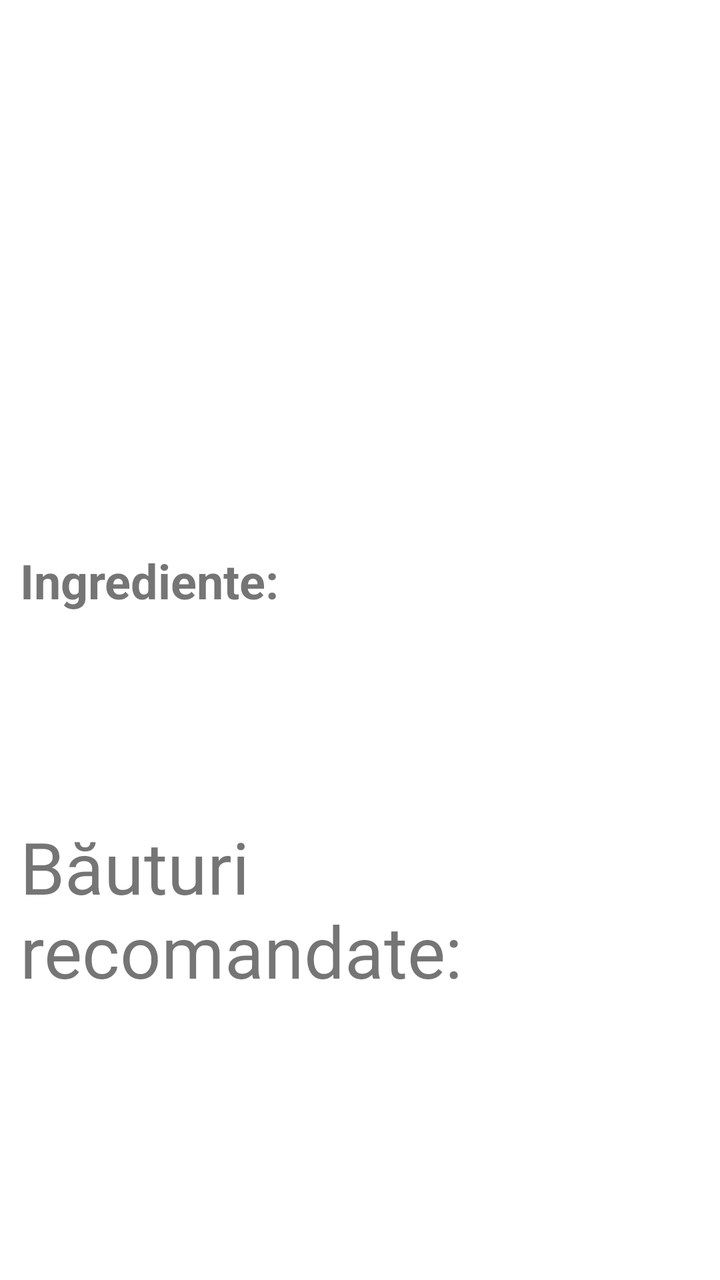
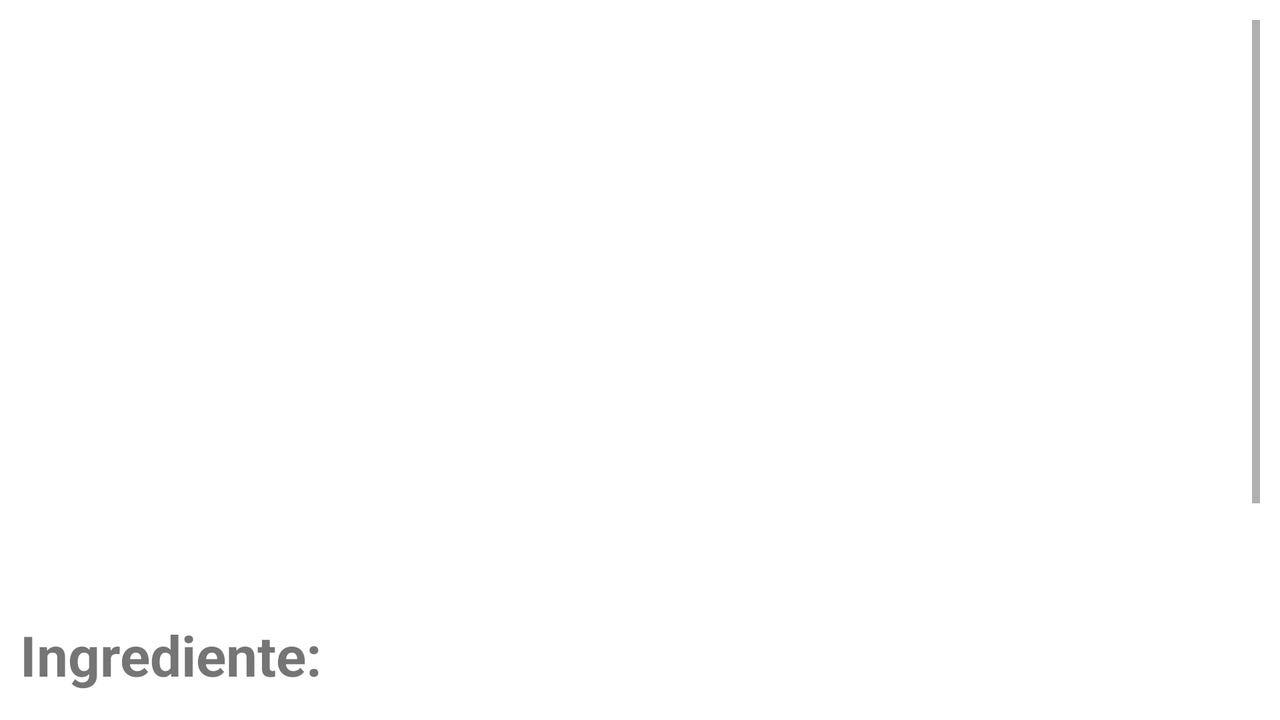

First picture: res/layout/ on a phone held upright. Second picture: the repository's own variant of that layout, on a device whose configuration matches the variant's folder. Source for both follows.
<!-- AndroidManifest.xml: application theme Theme.Recipes -->
<!-- res/layout/fragment_recipe_details.xml -->
<?xml version="1.0" encoding="utf-8"?>
<ScrollView xmlns:android="http://schemas.android.com/apk/res/android"
    xmlns:app="http://schemas.android.com/apk/res-auto"
    xmlns:tools="http://schemas.android.com/tools"
    android:layout_width="match_parent"
    android:layout_height="match_parent"
    android:padding="10dp"
    android:theme="@style/NoActionBarTheme"
    tools:context="com.cookcraft.fragment.RecipeDetailsFragment">

    <androidx.constraintlayout.widget.ConstraintLayout
        android:layout_width="match_parent"
        android:layout_height="wrap_content"
        android:orientation="vertical">

        <TextView
            android:id="@+id/tvRecipeTitle"
            android:layout_width="match_parent"
            android:layout_height="wrap_content"
            android:gravity="center"
            android:textSize="40sp"
            android:textStyle="bold"
            app:layout_constraintEnd_toEndOf="parent"
            app:layout_constraintStart_toStartOf="parent"
            app:layout_constraintTop_toTopOf="parent" />

        <ImageView
            android:id="@+id/imgRecipe"
            android:layout_width="150dp"
            android:layout_height="150dp"
            android:background="@drawable/recipe_image_style"
            android:padding="5dp"
            app:layout_constraintStart_toStartOf="@id/tvRecipeTitle"
            app:layout_constraintTop_toBottomOf="@id/tvRecipeTitle" />

        <TextView
            android:id="@+id/tvRecipeTimers"
            android:layout_width="0dp"
            android:layout_height="wrap_content"
            android:autoSizeMaxTextSize="36sp"
            android:autoSizeMinTextSize="16sp"
            android:autoSizeTextType="uniform"
            android:padding="5dp"
            android:textSize="20sp"
            app:layout_constraintEnd_toEndOf="parent"
            app:layout_constraintStart_toEndOf="@id/imgRecipe"
            app:layout_constraintTop_toTopOf="@id/imgRecipe" />


        <TextView
            android:id="@+id/tvRecipeDescription"
            android:layout_width="match_parent"
            android:layout_height="wrap_content"
            android:textSize="24sp"
            app:layout_constraintEnd_toEndOf="parent"
            app:layout_constraintStart_toStartOf="parent"
            app:layout_constraintTop_toBottomOf="@id/imgRecipe" />


        <TextView
            android:id="@+id/tvRecipeIngredients"
            android:layout_width="match_parent"
            android:layout_height="wrap_content"
            android:autoSizeMaxTextSize="48sp"
            android:autoSizeMinTextSize="20sp"
            android:text="@string/ingrediente"
            android:textSize="24sp"
            app:layout_constraintEnd_toEndOf="parent"
            app:layout_constraintStart_toStartOf="parent"
            app:layout_constraintTop_toBottomOf="@id/tvRecipeDescription" />

        <TextView
            android:id="@+id/tvRecipeInstructions"
            android:layout_width="0dp"
            android:layout_height="wrap_content"
            android:autoSizeMaxTextSize="64sp"
            android:autoSizeMinTextSize="16sp"
            android:textSize="24sp"
            app:layout_constraintEnd_toEndOf="parent"
            app:layout_constraintStart_toStartOf="parent"
            app:layout_constraintTop_toBottomOf="@id/tvRecipeIngredients" />

        <TextView
            android:id="@+id/tvBeverageSuggestions"
            android:layout_width="match_parent"
            android:layout_height="wrap_content"
            android:text="@string/bauturi_recomandate"
            android:textSize="36sp"
            app:layout_constraintEnd_toEndOf="parent"
            app:layout_constraintStart_toStartOf="parent"
            app:layout_constraintTop_toBottomOf="@id/tvRecipeInstructions" />

        <androidx.recyclerview.widget.RecyclerView
            android:id="@+id/recyclerViewGrid"
            android:layout_width="match_parent"
            android:layout_height="wrap_content"
            app:layout_constraintTop_toBottomOf="@id/tvBeverageSuggestions" />

    </androidx.constraintlayout.widget.ConstraintLayout>

</ScrollView>
<!-- resources referenced by this layout -->
<resources>
  <!-- drawable recipe_image_style (drawable) -->
  <?xml version="1.0" encoding="utf-8"?>
  <shape xmlns:android="http://schemas.android.com/apk/res/android">
      <corners android:radius="5dp" />
      <solid android:color="@color/rosewood_red" />
  </shape>
  <string name="bauturi_recomandate">\nBăuturi recomandate:</string>
  <string name="ingrediente"><b>\nIngrediente:\n</b></string>
  <style name="NoActionBarTheme" parent="@style/Theme.AppCompat.DayNight">
          <item name="android:windowNoTitle">true</item>
          <item name="windowActionBar">false</item>
      </style>
  <style name="Theme.Recipes" parent="Theme.MaterialComponents.DayNight.DarkActionBar">
          
          <item name="colorPrimary">@color/salmon_red</item>
          <item name="colorPrimaryVariant">@color/vermilion_red</item>
          <item name="colorOnPrimary">@color/white</item>
          
          <item name="colorSecondary">@color/teal_200</item>
          <item name="colorSecondaryVariant">@color/teal_700</item>
          <item name="colorOnSecondary">@color/black</item>
          
          <item name="android:statusBarColor">?attr/colorPrimaryVariant</item>
          
      </style>
  <color name="salmon_red">#FA8072</color>
  <color name="vermilion_red">#E34234</color>
  <color name="white">#FFFFFFFF</color>
  <color name="teal_200">#FF03DAC5</color>
  <color name="teal_700">#FF018786</color>
  <color name="black">#FF000000</color>
</resources>
<!-- res/layout-land/fragment_recipe_details.xml (the author's variant of the layout above) -->
<!-- drawn on the phone turned sideways -->
<?xml version="1.0" encoding="utf-8"?>
<ScrollView xmlns:android="http://schemas.android.com/apk/res/android"
    xmlns:app="http://schemas.android.com/apk/res-auto"
    xmlns:tools="http://schemas.android.com/tools"
    android:layout_width="match_parent"
    android:layout_height="match_parent"
    android:padding="10dp"
    android:theme="@style/NoActionBarTheme"
    tools:context="com.cookcraft.fragment.RecipeDetailsFragment">

    <androidx.constraintlayout.widget.ConstraintLayout
        android:layout_width="match_parent"
        android:layout_height="wrap_content"
        android:orientation="vertical">

        <TextView
            android:id="@+id/tvRecipeTitle"
            android:layout_width="match_parent"
            android:layout_height="wrap_content"
            android:gravity="center"
            android:textSize="40sp"
            android:textStyle="bold"
            app:layout_constraintEnd_toEndOf="parent"
            app:layout_constraintStart_toStartOf="parent"
            app:layout_constraintTop_toTopOf="parent" />

        <ImageView
            android:id="@+id/imgRecipe"
            android:layout_width="175dp"
            android:layout_height="175dp"
            android:background="@drawable/recipe_image_style"
            android:padding="5dp"
            app:layout_constraintStart_toStartOf="@id/tvRecipeTitle"
            app:layout_constraintTop_toBottomOf="@id/tvRecipeTitle" />

        <TextView
            android:id="@+id/tvRecipeTimers"
            android:layout_width="0dp"
            android:layout_height="0dp"
            android:autoSizeMaxTextSize="32sp"
            android:autoSizeMinTextSize="16sp"
            android:autoSizeTextType="uniform"
            android:padding="5dp"
            android:textSize="20sp"
            app:layout_constraintBottom_toTopOf="@id/tvRecipeDescription"
            app:layout_constraintEnd_toEndOf="parent"
            app:layout_constraintStart_toEndOf="@id/imgRecipe"
            app:layout_constraintTop_toTopOf="@id/imgRecipe" />


        <TextView
            android:id="@+id/tvRecipeDescription"
            android:layout_width="match_parent"
            android:layout_height="wrap_content"
            android:textSize="28sp"
            app:layout_constraintEnd_toEndOf="parent"
            app:layout_constraintStart_toStartOf="parent"
            app:layout_constraintTop_toBottomOf="@id/imgRecipe" />


        <TextView
            android:id="@+id/tvRecipeIngredients"
            android:layout_width="match_parent"
            android:layout_height="wrap_content"
            android:autoSizeMaxTextSize="64sp"
            android:autoSizeMinTextSize="20sp"
            android:autoSizeTextType="uniform"
            android:text="@string/ingrediente"
            android:textSize="28sp"
            app:layout_constraintEnd_toEndOf="parent"
            app:layout_constraintStart_toStartOf="parent"
            app:layout_constraintTop_toBottomOf="@id/tvRecipeDescription" />

        <TextView
            android:id="@+id/tvRecipeInstructions"
            android:layout_width="match_parent"
            android:layout_height="wrap_content"
            android:autoSizeMaxTextSize="64sp"
            android:autoSizeMinTextSize="24sp"
            android:autoSizeTextType="uniform"
            android:textSize="28sp"
            app:layout_constraintEnd_toEndOf="parent"
            app:layout_constraintStart_toStartOf="parent"
            app:layout_constraintTop_toBottomOf="@id/tvRecipeIngredients" />

        <TextView
            android:id="@+id/tvBeverageSuggestions"
            android:layout_width="match_parent"
            android:layout_height="wrap_content"
            android:text="@string/bauturi_recomandate"
            android:textSize="36sp"
            app:layout_constraintEnd_toEndOf="parent"
            app:layout_constraintStart_toStartOf="parent"
            app:layout_constraintTop_toBottomOf="@id/tvRecipeInstructions" />

        <androidx.recyclerview.widget.RecyclerView
            android:id="@+id/recyclerViewGrid"
            android:layout_width="match_parent"
            android:layout_height="wrap_content"
            app:layout_constraintTop_toBottomOf="@id/tvBeverageSuggestions" />

    </androidx.constraintlayout.widget.ConstraintLayout>

</ScrollView>
